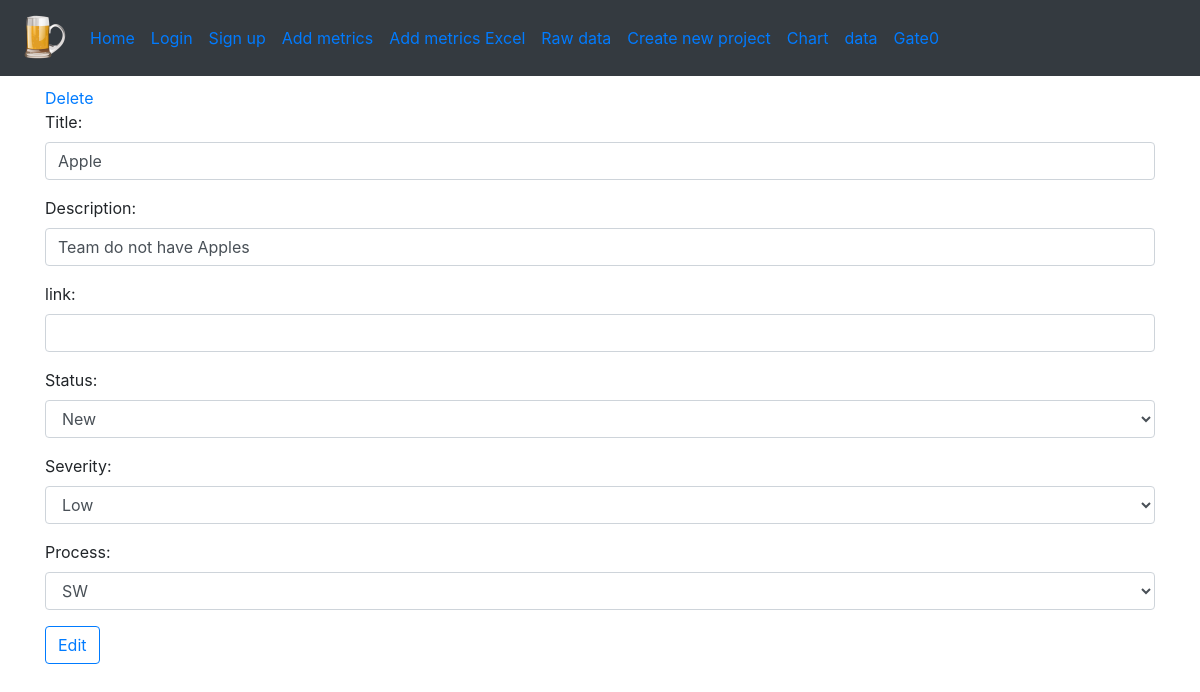
The app's page /issue/edit/1 with its own data.
### spice_status/models/issue_models.py (models this page shows)
class Issue(db.Model):
    id = db.Column(db.Integer, primary_key=True)
    date = db.Column(db.String, default=(datetime.utcnow().strftime("%m/%d/%Y")))
    title = db.Column(db.String)
    description = db.Column(db.String)
    status = db.Column(db.String)
    severity = db.Column(db.String)
    spice_process = db.Column(db.String)
    link = db.Column(db.String, default='')

### spice_status/views/issue_views.py (the view)
@bp_issue.route('/edit/<int:issue_id>', methods=["GET", "POST"])
def edit(issue_id):
    db_item = get_issue_by_id(issue_id)
    form = EditIssueForm(obj=db_item)
    if form.validate_on_submit():
        form.populate_obj(db_item)
        db.session.commit()
        flash(f"Item {issue_id} has been successfully modified", "success")
        return redirect(url_for('main.home'))
    return render_template('edit_item.html', issue=db_item, form=form, issue_id=issue_id)

### spice_status/forms/issue_form.py
class EditIssueForm(FlaskForm):
    title = StringField('Title', validators=[Length(min=1, max=64, message='Title must be up to 64')])
    description = StringField('Description', validators=[Length(min=15), DataRequired()])
    link = StringField('link')
    status = SelectField('Status', choices=['New', 'Assign', 'WIP', 'In Review', 'Closed'],
                         validators=[DataRequired()])
    severity = SelectField('Severity', choices=['Low', 'Mid', 'High', 'Escalated'],
                           validators=[InputRequired()])
    spice_process = SelectField('Process', choices=['SyS', 'SW', 'SUP', 'MAN'],
                                validators=[DataRequired()])
    submit = SubmitField("Edit")

### spice_status/models/issue_models.py (called while the page is built)
def get_issue_by_id(issue_id):
    return Issue.query.filter_by(id=issue_id).first()

### spice_status/templates/edit_item.html
{% extends 'partials/_one_column.html' %}
{% from "macros/form_field_macros.html" import render_field %}
{% block content %}
<a href="{{url_for('issue.delete', issue_id=issue_id)}}">Delete</a>
    {% with enctype = True %}
         {% include 'partials/_form.html' %}
    {% endwith %}
{% endblock %}

### spice_status/templates/macros/form_field_macros.html (shortened to what this page needs)
{% macro render_field(field) %}
<div class="form-group">
    {% with cls = "form-control is-invalid" if field.errors else "form-control" %}
        {%  if field.widget.input_type == "submit" %}
            {% set cls = "btn btn-outline-primary custom-btn" %}
        {% endif %}
        {% if field.widget.input_type == 'checkbox' %}
            {{ field }}
            {{ field.label }}
        {% else %}
            {% if field.widget.input_type != 'hidden' and field.widget.input_type != 'submit' %}
                {{ field.label(class="form-label") }}:
            {% endif %}
            {{ field(class=cls) }}
        {% endif %}
    {% endwith %}
</div>
{% endmacro %}

### records on screen
Issue: title "Apple" "Team do not have Apples" "New" "Low" "SW"

### other values on screen
{{ field.label(class="form-label") }} "Title" "Description" "link" "Status" "Severity" "Process"
